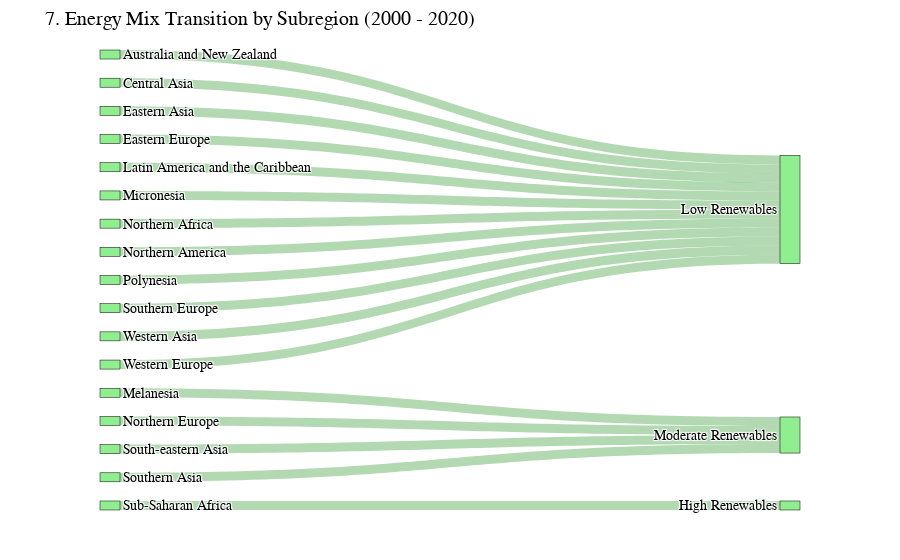

The notebook cell this image was saved under:
### Code cell
# Energy Mix Transition by Subregion (Sankey Plot)

import pandas as pd
import plotly.graph_objects as go

# Load data
df = pd.read_csv('../data/cleaned/enhanced_energy_features.csv')  

# Step 1: Aggregate average renewables share by subregion
df_subregion = df[['subregion', 'renewables_share_pct']].dropna()
avg_renew = df_subregion.groupby('subregion')['renewables_share_pct'].mean().reset_index()

# Step 2: Categorise by level of renewable energy share
def categorize(share):
    if share >= 50:
        return 'High Renewables'
    elif share >= 30:
        return 'Moderate Renewables'
    else:
        return 'Low Renewables'

avg_renew['category'] = avg_renew['renewables_share_pct'].apply(categorize)

# Step 3: Prepare for Sankey
sankey_df = avg_renew[['subregion', 'category']]
sankey_df['count'] = 1

labels = list(sankey_df['subregion'].unique()) + list(sankey_df['category'].unique())
label_to_index = {label: i for i, label in enumerate(labels)}

sources = sankey_df['subregion'].map(label_to_index).tolist()
targets = sankey_df['category'].map(label_to_index).tolist()
values = sankey_df['count'].tolist()

# Step 4: Sankey Diagram
fig = go.Figure(data=[go.Sankey(
    node=dict(
        pad=20,
        thickness=20,
        line=dict(color="black", width=0.5),
        label=labels,
        color="lightgreen"
    ),
    link=dict(
        source=sources,
        target=targets,
        value=values,
        color="rgba(0, 128, 0, 0.3)"
    )
)])

fig.update_layout(
    title_text="7. Energy Mix Transition by Subregion (2000 - 2020)",
    font=dict(size=14, color="black", family="Arial"),
    margin=dict(l=100, r=100, t=50, b=50)
)

fig.show()

### Figure 1 — Plotly figure (JSON) as saved in the notebook; plotly's stock layout.template omitted (floating-point values rounded to 4 significant figures)
{"data": [{"link": {"color": "rgba(0, 128, 0, 0.3)", "source": [0, 1, 2, 3, 4, 5, 6, 7, 8, 9, 10, 11, 12, 13, 14, 15, 16], "target": [17, 17, 17, 17, 17, 18, 17, 17, 17, 18, 17, 18, 18, 17, 19, 17, 17], "value": [1, 1, 1, 1, 1, 1, 1, 1, 1, 1, 1, 1, 1, 1, 1, 1, 1]}, "node": {"color": "lightgreen", "label": ["Australia and New Zealand", "Central Asia", "Eastern Asia", "Eastern Europe", "Latin America and the Caribbean", "Melanesia", "Micronesia", "Northern Africa", "Northern America", "Northern Europe", "Polynesia", "South-eastern Asia", "Southern Asia", "Southern Europe", "Sub-Saharan Africa", "Western Asia", "Western Europe", "Low Renewables", "Moderate Renewables", "High Renewables"], "line": {"color": "black", "width": 0.5}, "pad": 20, "thickness": 20}, "type": "sankey"}], "layout": {"font": {"color": "black", "family": "Arial", "size": 14}, "margin": {"b": 50, "l": 100, "r": 100, "t": 50}, "title": {"text": "7. Energy Mix Transition by Subregion (2000 - 2020)"}}}
